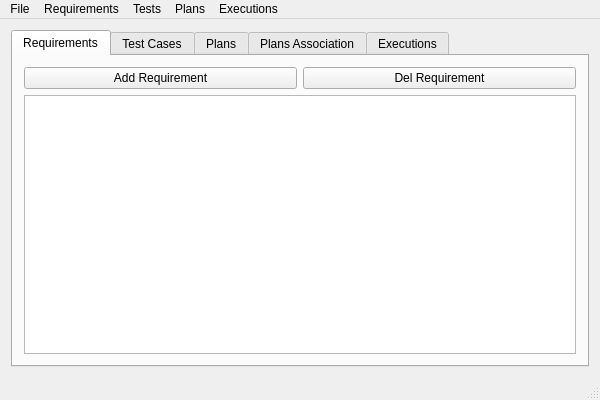
<?xml version="1.0" encoding="UTF-8"?>
<ui version="4.0">
 <class>MainWindow</class>
 <widget class="QMainWindow" name="MainWindow">
  <property name="geometry">
   <rect>
    <x>0</x>
    <y>0</y>
    <width>600</width>
    <height>400</height>
   </rect>
  </property>
  <property name="windowTitle">
   <string>MainWindow</string>
  </property>
  <widget class="QWidget" name="centralWidget">
   <layout class="QGridLayout" name="gridLayout">
    <item row="0" column="0">
     <widget class="QTabWidget" name="mainTab">
      <property name="currentIndex">
       <number>0</number>
      </property>
      <widget class="QWidget" name="tab">
       <attribute name="title">
        <string>Requirements</string>
       </attribute>
       <layout class="QGridLayout" name="gridLayout_2">
        <item row="0" column="0">
         <widget class="QPushButton" name="addRequirementsBtn">
          <property name="text">
           <string>Add Requirement</string>
          </property>
         </widget>
        </item>
        <item row="0" column="1">
         <widget class="QPushButton" name="delRequirementBtn">
          <property name="text">
           <string>Del Requirement</string>
          </property>
         </widget>
        </item>
        <item row="1" column="0" colspan="2">
         <widget class="QTableView" name="requirementsTable">
          <property name="selectionBehavior">
           <enum>QAbstractItemView::SelectRows</enum>
          </property>
          <property name="sortingEnabled">
           <bool>true</bool>
          </property>
         </widget>
        </item>
       </layout>
      </widget>
      <widget class="QWidget" name="tab_2">
       <attribute name="title">
        <string>Test Cases</string>
       </attribute>
       <layout class="QGridLayout" name="gridLayout_3">
        <item row="0" column="0">
         <widget class="QCheckBox" name="testFilterChk">
          <property name="text">
           <string>Filtrato</string>
          </property>
         </widget>
        </item>
        <item row="0" column="1">
         <widget class="QPushButton" name="delTestBtn">
          <property name="text">
           <string>Cancella Test</string>
          </property>
         </widget>
        </item>
        <item row="1" column="0" colspan="2">
         <widget class="QSplitter" name="splitter">
          <property name="orientation">
           <enum>Qt::Horizontal</enum>
          </property>
          <widget class="SelectionTableView" name="testsTable">
           <property name="selectionBehavior">
            <enum>QAbstractItemView::SelectRows</enum>
           </property>
           <property name="sortingEnabled">
            <bool>true</bool>
           </property>
          </widget>
         </widget>
        </item>
       </layout>
      </widget>
      <widget class="QWidget" name="tab_4">
       <attribute name="title">
        <string>Plans</string>
       </attribute>
       <layout class="QGridLayout" name="gridLayout_5">
        <item row="0" column="0">
         <widget class="QPushButton" name="addPlanBtn">
          <property name="text">
           <string>AddPlan</string>
          </property>
         </widget>
        </item>
        <item row="0" column="1">
         <widget class="QPushButton" name="delPlanBtn">
          <property name="text">
           <string>Delete Plan</string>
          </property>
         </widget>
        </item>
        <item row="1" column="0" colspan="2">
         <widget class="QTableView" name="plansTable">
          <property name="sortingEnabled">
           <bool>true</bool>
          </property>
         </widget>
        </item>
       </layout>
      </widget>
      <widget class="QWidget" name="tab_5">
       <attribute name="title">
        <string>Plans Association</string>
       </attribute>
       <layout class="QGridLayout" name="gridLayout_6">
        <item row="0" column="0">
         <widget class="QSplitter" name="splitter_2">
          <property name="orientation">
           <enum>Qt::Horizontal</enum>
          </property>
          <widget class="QWidget" name="layoutWidget">
           <layout class="QVBoxLayout" name="verticalLayout_3">
            <item>
             <widget class="QLabel" name="label">
              <property name="text">
               <string>Tests:</string>
              </property>
             </widget>
            </item>
            <item>
             <widget class="SelectionTableView" name="allTestsTable">
              <property name="selectionMode">
               <enum>QAbstractItemView::ExtendedSelection</enum>
              </property>
              <property name="selectionBehavior">
               <enum>QAbstractItemView::SelectRows</enum>
              </property>
              <property name="sortingEnabled">
               <bool>true</bool>
              </property>
             </widget>
            </item>
           </layout>
          </widget>
          <widget class="QWidget" name="layoutWidget">
           <layout class="QVBoxLayout" name="verticalLayout">
            <property name="sizeConstraint">
             <enum>QLayout::SetMinimumSize</enum>
            </property>
            <item>
             <widget class="QPushButton" name="addPlanTestBtn">
              <property name="maximumSize">
               <size>
                <width>30</width>
                <height>16777215</height>
               </size>
              </property>
              <property name="text">
               <string>-&gt;</string>
              </property>
             </widget>
            </item>
            <item>
             <widget class="QPushButton" name="delPlanTestBtn">
              <property name="maximumSize">
               <size>
                <width>30</width>
                <height>16777215</height>
               </size>
              </property>
              <property name="text">
               <string>X</string>
              </property>
             </widget>
            </item>
           </layout>
          </widget>
          <widget class="QWidget" name="layoutWidget">
           <layout class="QVBoxLayout" name="verticalLayout_2">
            <item>
             <widget class="QLabel" name="label_2">
              <property name="text">
               <string>Plan Test</string>
              </property>
             </widget>
            </item>
            <item>
             <widget class="SelectionTableView" name="plansTestsTable">
              <property name="selectionBehavior">
               <enum>QAbstractItemView::SelectRows</enum>
              </property>
              <property name="sortingEnabled">
               <bool>true</bool>
              </property>
             </widget>
            </item>
           </layout>
          </widget>
         </widget>
        </item>
        <item row="1" column="0">
         <widget class="QPushButton" name="execBtn">
          <property name="text">
           <string>Esegui</string>
          </property>
         </widget>
        </item>
       </layout>
      </widget>
      <widget class="QWidget" name="tab_3">
       <attribute name="title">
        <string>Executions</string>
       </attribute>
       <layout class="QGridLayout" name="gridLayout_4">
        <item row="1" column="0" colspan="3">
         <widget class="QTableView" name="execTable">
          <property name="selectionBehavior">
           <enum>QAbstractItemView::SelectRows</enum>
          </property>
          <property name="sortingEnabled">
           <bool>true</bool>
          </property>
         </widget>
        </item>
        <item row="0" column="2">
         <widget class="QPushButton" name="delExecBtn">
          <property name="text">
           <string>Delete Execution</string>
          </property>
         </widget>
        </item>
        <item row="0" column="0">
         <spacer name="horizontalSpacer">
          <property name="orientation">
           <enum>Qt::Horizontal</enum>
          </property>
          <property name="sizeHint" stdset="0">
           <size>
            <width>40</width>
            <height>20</height>
           </size>
          </property>
         </spacer>
        </item>
        <item row="0" column="1">
         <widget class="QPushButton" name="refreshExecBtn">
          <property name="text">
           <string>Refresh</string>
          </property>
         </widget>
        </item>
       </layout>
      </widget>
     </widget>
    </item>
   </layout>
  </widget>
  <widget class="QMenuBar" name="menuBar">
   <property name="geometry">
    <rect>
     <x>0</x>
     <y>0</y>
     <width>600</width>
     <height>27</height>
    </rect>
   </property>
   <widget class="QMenu" name="menuFile">
    <property name="title">
     <string>File</string>
    </property>
    <addaction name="action_New"/>
    <addaction name="action_Open"/>
    <addaction name="action_Close"/>
   </widget>
   <widget class="QMenu" name="menuRequirements">
    <property name="title">
     <string>Requirements</string>
    </property>
    <addaction name="actionAdd_Requirement"/>
    <addaction name="actionImport_Requirements"/>
    <addaction name="actionExport_Requirements"/>
   </widget>
   <widget class="QMenu" name="menuTests">
    <property name="title">
     <string>Tests</string>
    </property>
    <addaction name="actionAdd_Test"/>
    <addaction name="actionImport_Test"/>
    <addaction name="actionExport_Test"/>
    <addaction name="actionCopy_Test"/>
   </widget>
   <widget class="QMenu" name="menuExecution">
    <property name="title">
     <string>Executions</string>
    </property>
    <addaction name="actionExport_Execs"/>
   </widget>
   <widget class="QMenu" name="menuPlans">
    <property name="title">
     <string>Plans</string>
    </property>
    <addaction name="actionAdd_Plan"/>
   </widget>
   <addaction name="menuFile"/>
   <addaction name="menuRequirements"/>
   <addaction name="menuTests"/>
   <addaction name="menuPlans"/>
   <addaction name="menuExecution"/>
  </widget>
  <widget class="QStatusBar" name="statusBar"/>
  <action name="actionAdd_Requirement">
   <property name="text">
    <string>Add Requirement</string>
   </property>
  </action>
  <action name="actionAdd_Test">
   <property name="text">
    <string>Add Test</string>
   </property>
  </action>
  <action name="actionAdd_Plan">
   <property name="text">
    <string>Add Plan</string>
   </property>
  </action>
  <action name="actionImport_Requirements">
   <property name="text">
    <string>Import Requirements</string>
   </property>
  </action>
  <action name="actionImport_Test">
   <property name="text">
    <string>Import Test</string>
   </property>
  </action>
  <action name="actionCopy_Test">
   <property name="text">
    <string>Copy Test</string>
   </property>
  </action>
  <action name="actionExport_Requirements">
   <property name="text">
    <string>Export Requirements</string>
   </property>
  </action>
  <action name="actionExport_Test">
   <property name="text">
    <string>Export Test</string>
   </property>
  </action>
  <action name="actionExport_Execs">
   <property name="text">
    <string>Export Execs</string>
   </property>
  </action>
  <action name="action_Open">
   <property name="text">
    <string>Open</string>
   </property>
  </action>
  <action name="action_Close">
   <property name="text">
    <string>Close</string>
   </property>
  </action>
  <action name="action_New">
   <property name="text">
    <string>New</string>
   </property>
  </action>
 </widget>
 <layoutdefault spacing="6" margin="11"/>
 <customwidgets>
  <customwidget>
   <class>SelectionTableView</class>
   <extends>QTableView</extends>
   <header location="global">include/selectiontableview.h</header>
  </customwidget>
 </customwidgets>
 <resources/>
 <connections/>
</ui>
